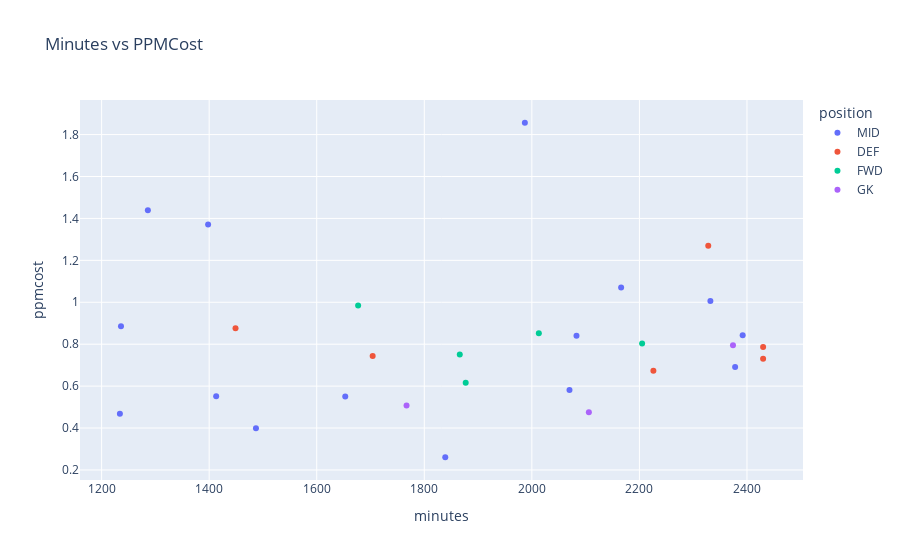

The cell this chart's notebook holds for it:
### Code cell
# select players who play alot for more consistency, try to aim for 50 players to select from
# create a deep copy of eval
ppmcost = eval.copy(deep=True)
min_thres = 1200
cost_thres = 0.2
ppmcost = ppmcost[ppmcost['minutes'] > min_thres]
ppmcost = ppmcost[ppmcost['ppmcost'] > cost_thres]
print(f"{len(ppmcost)} players have played more than {min_thres} minutes and {cost_thres} and selected for ppmcost algo")

fig = px.scatter(ppmcost, x='minutes', y='ppmcost', hover_data=[
                 'name', 'team', 'position'], title='Minutes vs PPMCost', color='position')
fig.show()

# We can only max 3 players from each team
team_count = {'Burnley': 0,
              'Brentford': 0,
              'Luton': 0,
              "Nott'm Forest": 0,
              'Fulham': 0,
              'Spurs': 0,
              'West Ham': 0,
              'Aston Villa': 0,
              
              'Liverpool': 0,
              'Bournemouth': 0,
              'Man City': 0,
              'Arsenal': 0,
              'Crystal Palace': 0,
              'Man Utd': 0,
              'Everton': 0,
              'Newcastle': 0,
              'Wolves': 0,
              'Chelsea': 0,
              'Sheffield Utd': 0,
              'Brighton': 0,
               }

team_count = dict(sorted(team_count.items()))

# ppmcost algo
# select 11 players from eval
# first select the top GK
# then select the top FWD
# then select the top 3 DEF
# then select 6 more players up to 2 more DEF, 5 MID and 2 more FWD

# select the top GK
gk = ppmcost[ppmcost['position'] == 'GK'].sort_values(
    by='ppmcost', ascending=False).head(1)
ppmcost = ppmcost[~ppmcost.index.isin(gk.index)]
gk_count = 1
team_count[gk['team'].values[0]] += 1

# select the top FWD
fwd = ppmcost[ppmcost['position'] == 'FWD'].sort_values(
    by='ppmcost', ascending=False).head(1)
fwd_count = 1
team_count[fwd['team'].values[0]] += 1
ppmcost = ppmcost[~ppmcost.index.isin(fwd.index)]

selected_11 = pd.concat([gk, fwd])

# select the top 3 DEF
defe = ppmcost[ppmcost['position'] == 'DEF'].sort_values(
    by='ppmcost', ascending=False)
def_count = 0
for i in defe.index:
    # check if any team has more than 3 players
    if team_count[defe.loc[i, 'team']] > 3:
        continue
    else:
        selected_11 = pd.concat(
            [selected_11, defe.loc[i, :].to_frame().T])
        def_count += 1
        team_count[defe.loc[i, 'team']] += 1
        ppmcost = ppmcost[~ppmcost.index.isin([i])]
        if def_count == 3:
            break
        else:
            continue

mid_count = 0

def select_6():
    global ppmcost, gk_count, def_count, fwd_count, mid_count, team_count
    ppmcost = ppmcost.sort_values(by='ppmcost', ascending=False)
    selected_6 = pd.DataFrame()
    for i in ppmcost.index:
        if ppmcost.loc[i, 'position'] == 'DEF' and def_count < 5:
            # concat the player row to the selected_6 dataframe
            selected_6 = pd.concat(
                [selected_6, ppmcost.loc[i, :].to_frame().T])
            def_count += 1
            team_count[ppmcost.loc[i, 'team']] += 1
        elif ppmcost.loc[i, 'position'] == 'MID' and mid_count < 5:
            selected_6 = pd.concat(
                [selected_6, ppmcost.loc[i, :].to_frame().T])
            mid_count += 1
            team_count[ppmcost.loc[i, 'team']] += 1
        elif ppmcost.loc[i, 'position'] == 'FWD' and fwd_count < 3:
            selected_6 = pd.concat(
                [selected_6, ppmcost.loc[i, :].to_frame().T])
            fwd_count += 1
            team_count[ppmcost.loc[i, 'team']] += 1
        elif ppmcost.loc[i, 'position'] == 'GK' and gk_count < 1:
            selected_6 = pd.concat(
                [selected_6, ppmcost.loc[i, :].to_frame().T])
            gk_count += 1
            team_count[ppmcost.loc[i, 'team']] += 1
        else:
            continue
        if gk_count + def_count + fwd_count + mid_count == 11:
            print(f"Final Selection: {gk_count} GK, {
                  def_count} DEF, {fwd_count} FWD, {mid_count} MID")
            print("")
            return selected_6


selected_6 = select_6()
selected_11 = pd.concat([selected_6, selected_11])

# Assume 4m from bench of 4 players
BUDGET = 840
print(team_count)
print("")
print(f"Current budget spent: {selected_11['cost'].sum()}, remaining budget: {
      BUDGET - selected_11['cost'].sum()}")
print("")
print(selected_11)

### Figure 1 — Plotly figure (JSON) as saved in the notebook; plotly's stock layout.template omitted (floating-point values rounded to 4 significant figures)
{"data": [{"customdata": [["Oliver Skipp", "Spurs", "MID"], ["Keane Lewis-Potter", "Brentford", "MID"], ["Giovani Lo Celso", "Spurs", "MID"], ["Kalvin Phillips", "West Ham", "MID"], ["Adama Traoré", "Fulham", "MID"], ["Andreas Hoelgebaum Pereira", "Fulham", "MID"], ["Lucas Tolentino Coelho de Lima", "West Ham", "MID"], ["Jordan Clark", "Luton", "MID"], ["Harrison Reed", "Fulham", "MID"], ["Frank Onyeka", "Brentford", "MID"], ["João Palhinha Gonçalves", "Fulham", "MID"], ["Tim Iroegbunam", "Aston Villa", "MID"], ["Manuel Benson Hedilazio", "Burnley", "MID"], ["Rodrigo Bentancur", "Spurs", "MID"], ["Ryan Yates", "Nott'm Forest", "MID"]], "hovertemplate": "position=%{customdata[2]}<br>minutes=%{x}<br>ppmcost=%{y}<br>name=%{customdata[0]}<br>team=%{customdata[1]}<extra></extra>", "legendgroup": "MID", "marker": {"color": "#636efa", "symbol": "circle"}, "mode": "markers", "name": "MID", "orientation": "v", "showlegend": true, "type": "scatter", "x": [1987, 1286, 1398, 2166, 2332, 1236, 2392, 2083, 2378, 2070, 1413, 1653, 1234, 1487, 1839], "xaxis": "x", "y": [1.857, 1.439, 1.371, 1.071, 1.006, 0.8854, 0.8431, 0.8401, 0.6915, 0.5817, 0.552, 0.55, 0.4675, 0.3985, 0.2606], "yaxis": "y"}, {"customdata": [["Lucas Digne", "Aston Villa", "DEF"], ["Alexandre Moreno Lopera", "Aston Villa", "DEF"], ["Ezri Konsa Ngoyo", "Aston Villa", "DEF"], ["Kurt Zouma", "West Ham", "DEF"], ["Destiny Udogie", "Spurs", "DEF"], ["Calvin Bassey", "Fulham", "DEF"]], "hovertemplate": "position=%{customdata[2]}<br>minutes=%{x}<br>ppmcost=%{y}<br>name=%{customdata[0]}<br>team=%{customdata[1]}<extra></extra>", "legendgroup": "DEF", "marker": {"color": "#EF553B", "symbol": "circle"}, "mode": "markers", "name": "DEF", "orientation": "v", "showlegend": true, "type": "scatter", "x": [2328, 1449, 2430, 1704, 2430, 2226], "xaxis": "x", "y": [1.27, 0.8759, 0.7865, 0.7433, 0.7307, 0.6739], "yaxis": "y"}, {"customdata": [["Cauley Woodrow", "Luton", "FWD"], ["Neal Maupay", "Brentford", "FWD"], ["Michail Antonio", "West Ham", "FWD"], ["Rodrigo Muniz Carvalho", "Fulham", "FWD"], ["Dane Scarlett", "Spurs", "FWD"]], "hovertemplate": "position=%{customdata[2]}<br>minutes=%{x}<br>ppmcost=%{y}<br>name=%{customdata[0]}<br>team=%{customdata[1]}<extra></extra>", "legendgroup": "FWD", "marker": {"color": "#00cc96", "symbol": "circle"}, "mode": "markers", "name": "FWD", "orientation": "v", "showlegend": true, "type": "scatter", "x": [1677, 2013, 2205, 1866, 1877], "xaxis": "x", "y": [0.9846, 0.8516, 0.8036, 0.7503, 0.6156], "yaxis": "y"}, {"customdata": [["Emiliano Martínez Romero", "Aston Villa", "GK"], ["Alfie Whiteman", "Spurs", "GK"], ["Arijanet Muric", "Burnley", "GK"]], "hovertemplate": "position=%{customdata[2]}<br>minutes=%{x}<br>ppmcost=%{y}<br>name=%{customdata[0]}<br>team=%{customdata[1]}<extra></extra>", "legendgroup": "GK", "marker": {"color": "#ab63fa", "symbol": "circle"}, "mode": "markers", "name": "GK", "orientation": "v", "showlegend": true, "type": "scatter", "x": [2374, 1767, 2106], "xaxis": "x", "y": [0.7948, 0.5079, 0.4748], "yaxis": "y"}], "layout": {"legend": {"title": {"text": "position"}, "tracegroupgap": 0}, "title": {"text": "Minutes vs PPMCost"}, "xaxis": {"anchor": "y", "domain": [0, 1], "title": {"text": "minutes"}}, "yaxis": {"anchor": "x", "domain": [0, 1], "title": {"text": "ppmcost"}}}}
